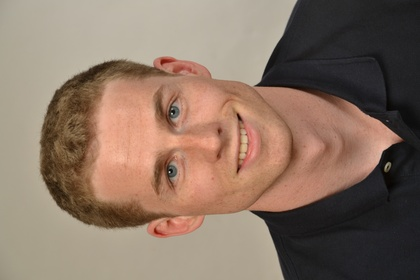
%> input picture Project_FaceDetection_Color/MATLAB/me1.jpg, 420 x 280 px, shrunk from 4608 x 3072 before the run
$ octave face_detection.m   (GNU Octave 9; MATLAB toolbox functions it lacks are replaced by stand-ins)
%> lines starting %> are read from the running program, lines starting %| are printed output that depends on the picture; in (x1, y1, x2, y2) boxes, pixels count from 0 and x2, y2 are one past the last pixel; in counts of white or black regions, pixels touching at a corner belong together; the program's own positions count from 1
% in RGB color space -> needs a lot of computation time!!

clc

I=imread('me1.jpg');
%> I is the input picture: size 280x420x3 uint8; mean R, G, B 137.6, 115.6, 100.3

figure,imshow(I);

%%skin region in rgb image%%%%%%%%% if(size(I, 3) > 1)

    final_image = zeros(size(I,1), size(I,2));

    for i = 1:size(I,1)
        for j = 1:size(I,2)
            R = I(i,j,1);
            G = I(i,j,2);
            B = I(i,j,3);

            if(R > 95 && G > 40 && B > 20)
                v = [R,G,B];
                if((max(v) - min(v)) > 15)
                    if(abs(R-G) > 15 && R > G && R > B)

                        %it is a skin
                        final_image(i,j) = 1;
                    end
                end
            end
        end
    end
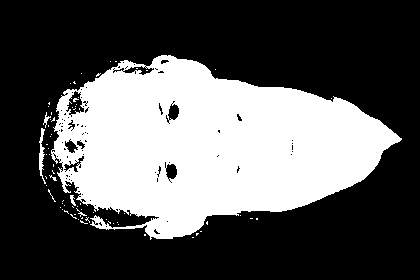
%> final_image: size 280x420 double; values 0 (black) and 1 (white), 34.8% white; 71 white regions (66 under 20 px)
%> after the loop, v = [97 92 86]
%end %%% added
    figure, imshow(final_image);
    disp('before');
BW=final_image;
% [5 lines of commented-out code are left out]

L = bwlabel(BW,4);
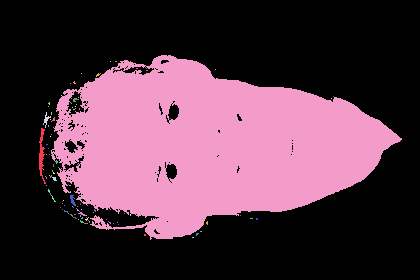
%> L: size 280x420 double; 123 distinct labels, from 0 to 122; one colour per label, 0 black

BB = regionprops(L, 'BoundingBox');
%> BB = 122 regions; largest, box (x1, y1, x2, y2): (51, 55, 402, 240), (39, 128, 46, 184), (44, 112, 51, 125), (70, 195, 76, 206), (78, 212, 87, 216)

BB1 =struct2cell(BB); BB2 = cell2mat(BB1); [s1 s2]=size(BB2);
%> after `BB1 =struct2cell(BB)`: BB1 = 122 items
%> after `BB2 = cell2mat(BB1)`: BB2 = 488 values, max 351 at index 99, min 1 at index 7, mean 65.62
%> after `[s1 s2]=size(BB2)`: s1 = 1; s2 = 488

mx=0;

for k=3:4:s2-1

        p=BB2(1,k)*BB2(1,k+1);

    if p>mx && (BB2(1,k)/BB2(1,k+1))<1.8

        mx=p;
        j=k;
    end
end
%> this loop made 122 passes
%> (k, p, mx, j) on pass 1: (3, 392, 392, 3)
%> (k, p) on passes 2 to 7: (7, 2), (11, 1), (15, 91), (19, 3), (23, 1), (27, 2)

$ run again, with Project_FaceDetection_Color/MATLAB/me3.JPG copied over Project_FaceDetection_Color/MATLAB/me1.jpg
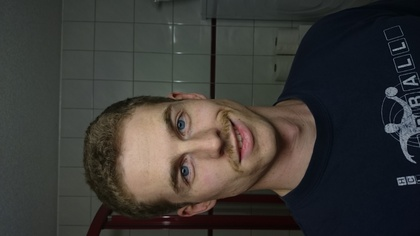
%> input picture Project_FaceDetection_Color/MATLAB/me3.JPG, 420 x 236 px, shrunk from 3840 x 2160 before the run
%> I is the input picture: size 236x420x3 uint8; mean R, G, B 58.9, 57.3, 54.2
%> after the loop `for i = 1:size(I,1)`:
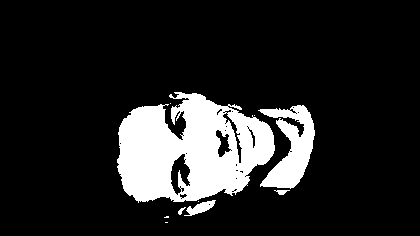
%> final_image: size 236x420 double; values 0 (black) and 1 (white), 14.5% white; 10 white regions (5 under 20 px)
%> after the loop `for i = 1:size(I,1)`: v = [100 80 81]
%> `L = bwlabel(BW,4);`:
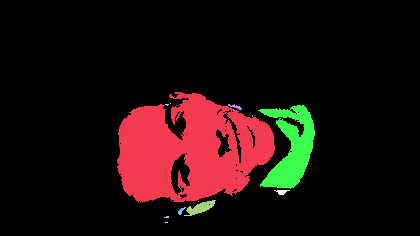
%> L: size 236x420 double; 20 distinct labels, from 0 to 19; one colour per label, 0 black
%> BB = 19 regions; largest, box (x1, y1, x2, y2): (117, 92, 275, 203), (258, 105, 315, 189), (184, 200, 216, 216), (228, 104, 242, 110), (276, 190, 290, 195)
%> BB1 = 19 items
%> BB2 = 76 values, max 276.5 at index 73, min 1 at index 16, mean 96
%> s1 = 1; s2 = 76
%> the loop `for k=3:4:s2-1` made 19 passes
%> (k, p, mx, j) on pass 1: (3, 17538, 17538, 3)

$ run again, with Project_FaceDetection_Color/MATLAB/me4.jpg copied over Project_FaceDetection_Color/MATLAB/me1.jpg
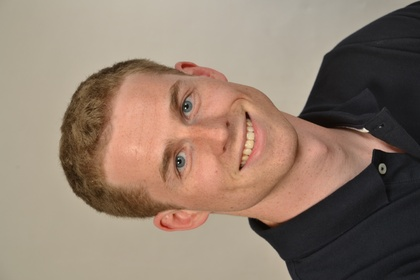
%> input picture Project_FaceDetection_Color/MATLAB/me4.jpg, 420 x 280 px, shrunk from 4608 x 3072 before the run
%> I is the input picture: size 280x420x3 uint8; mean R, G, B 145.2, 125.2, 109.9
%> after the loop `for i = 1:size(I,1)`:
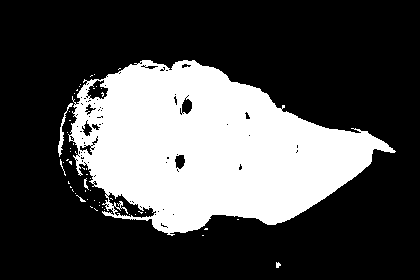
%> final_image: size 280x420 double; values 0 (black) and 1 (white), 29.5% white; 53 white regions (47 under 20 px)
%> after the loop `for i = 1:size(I,1)`: v = [176 169 163]
%> `L = bwlabel(BW,4);`:
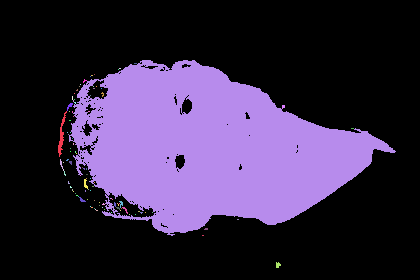
%> L: size 280x420 double; 102 distinct labels, from 0 to 101; one colour per label, 0 black
%> BB = 101 regions; largest, box (x1, y1, x2, y2): (69, 60, 396, 236), (58, 111, 67, 157), (67, 103, 73, 111), (122, 207, 128, 214), (84, 179, 88, 189)
%> BB1 = 101 items
%> BB2 = 404 values, max 351.5 at index 401, min 1 at index 11, mean 67.56
%> s1 = 1; s2 = 404
%> the loop `for k=3:4:s2-1` made 101 passes
%> (k, p, mx, j) on pass 1: (3, 414, 414, 3)
